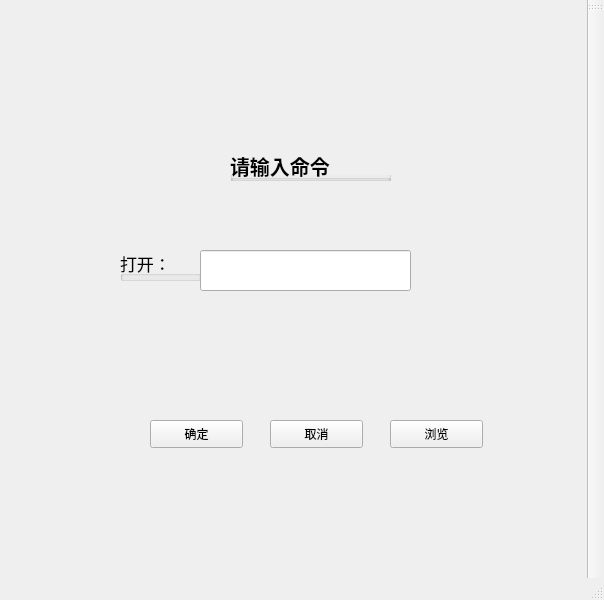
<?xml version="1.0" encoding="UTF-8"?>
<ui version="4.0">
 <class>MainWindow</class>
 <widget class="QMainWindow" name="MainWindow">
  <property name="geometry">
   <rect>
    <x>0</x>
    <y>0</y>
    <width>604</width>
    <height>600</height>
   </rect>
  </property>
  <property name="windowTitle">
   <string>MainWindow</string>
  </property>
  <widget class="QWidget" name="centralwidget">
   <widget class="QPushButton" name="browseButton">
    <property name="geometry">
     <rect>
      <x>390</x>
      <y>420</y>
      <width>93</width>
      <height>28</height>
     </rect>
    </property>
    <property name="text">
     <string>浏览</string>
    </property>
   </widget>
   <widget class="QPushButton" name="cancelButton">
    <property name="geometry">
     <rect>
      <x>270</x>
      <y>420</y>
      <width>93</width>
      <height>28</height>
     </rect>
    </property>
    <property name="text">
     <string>取消</string>
    </property>
   </widget>
   <widget class="QPushButton" name="pushButton">
    <property name="geometry">
     <rect>
      <x>150</x>
      <y>420</y>
      <width>93</width>
      <height>28</height>
     </rect>
    </property>
    <property name="text">
     <string>确定</string>
    </property>
   </widget>
   <widget class="QGroupBox" name="groupBox_2">
    <property name="geometry">
     <rect>
      <x>120</x>
      <y>250</y>
      <width>81</width>
      <height>31</height>
     </rect>
    </property>
    <property name="font">
     <font>
      <pointsize>13</pointsize>
     </font>
    </property>
    <property name="title">
     <string>打开：</string>
    </property>
   </widget>
   <widget class="QGroupBox" name="groupBox">
    <property name="geometry">
     <rect>
      <x>230</x>
      <y>150</y>
      <width>161</width>
      <height>31</height>
     </rect>
    </property>
    <property name="font">
     <font>
      <pointsize>15</pointsize>
      <bold>true</bold>
     </font>
    </property>
    <property name="title">
     <string>请输入命令</string>
    </property>
   </widget>
   <widget class="QLineEdit" name="lineEdit">
    <property name="geometry">
     <rect>
      <x>200</x>
      <y>250</y>
      <width>211</width>
      <height>41</height>
     </rect>
    </property>
   </widget>
  </widget>
  <widget class="QMenuBar" name="menubar">
   <property name="geometry">
    <rect>
     <x>0</x>
     <y>0</y>
     <width>604</width>
     <height>25</height>
    </rect>
   </property>
  </widget>
  <widget class="QToolBar" name="toolBar">
   <property name="windowTitle">
    <string>toolBar</string>
   </property>
   <attribute name="toolBarArea">
    <enum>RightToolBarArea</enum>
   </attribute>
   <attribute name="toolBarBreak">
    <bool>false</bool>
   </attribute>
  </widget>
  <widget class="QStatusBar" name="statusbar"/>
 </widget>
 <resources/>
 <connections/>
</ui>
